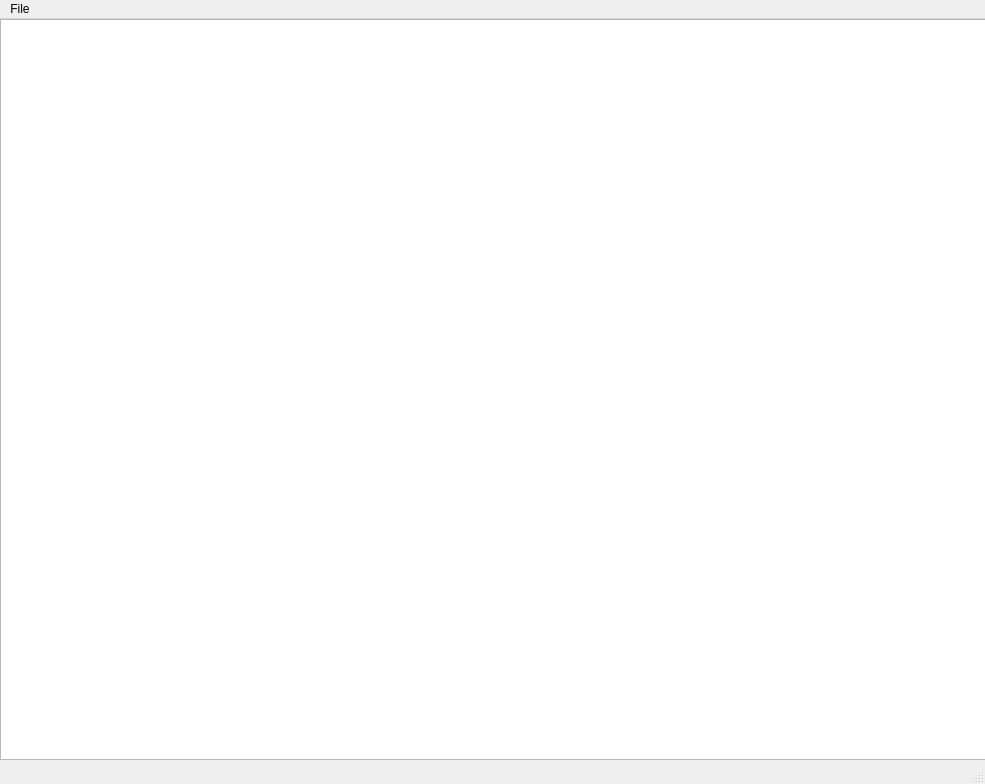
<?xml version="1.0" encoding="UTF-8"?>
<ui version="4.0">
 <class>MainWindow</class>
 <widget class="QMainWindow" name="MainWindow">
  <property name="geometry">
   <rect>
    <x>0</x>
    <y>0</y>
    <width>985</width>
    <height>784</height>
   </rect>
  </property>
  <property name="windowTitle">
   <string>JsonAnalyzer</string>
  </property>
  <widget class="QWidget" name="centralwidget">
   <widget class="QTableView" name="tableView">
    <property name="geometry">
     <rect>
      <x>0</x>
      <y>0</y>
      <width>991</width>
      <height>741</height>
     </rect>
    </property>
   </widget>
  </widget>
  <widget class="QMenuBar" name="menubar">
   <property name="geometry">
    <rect>
     <x>0</x>
     <y>0</y>
     <width>985</width>
     <height>22</height>
    </rect>
   </property>
   <widget class="QMenu" name="menuFile">
    <property name="title">
     <string>File</string>
    </property>
    <addaction name="actionOpen"/>
    <addaction name="actionClose"/>
   </widget>
   <addaction name="menuFile"/>
  </widget>
  <widget class="QStatusBar" name="statusbar"/>
  <action name="actionOpen">
   <property name="text">
    <string>Open</string>
   </property>
  </action>
  <action name="actionClose">
   <property name="text">
    <string>Close</string>
   </property>
  </action>
 </widget>
 <resources/>
 <connections/>
</ui>
